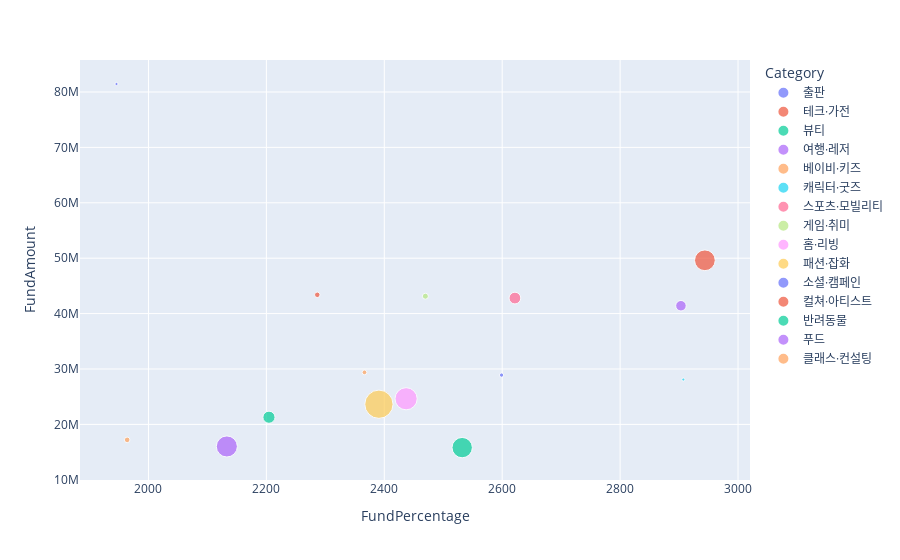
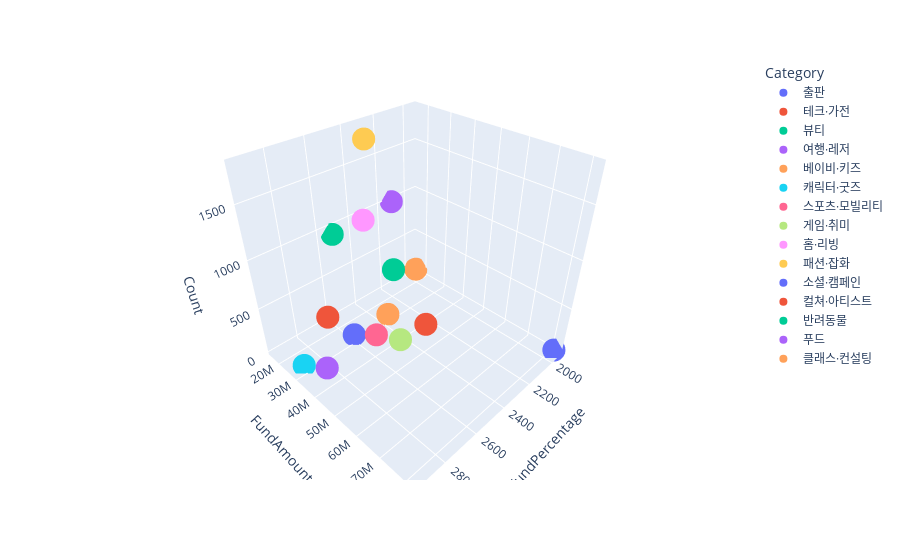

The cell these charts' notebook holds for them, in order:
### Markdown cell above
이제 유의미한 차이가 없다.

&(7.14) https://blog.revolutionanalytics.com/2017/05/the-datasaurus-dozen.html
* 조그만 차이에도 상관관계 등이 매우 큰 차이를 보인다면, 부주의한 데이터 분석은 완전히 잘못된 결과를 보여줄 수 있다.
* 그렇다면, 다른 사람의 데이터 분석을 어떻게 검증하고 신뢰할 수 있을까?

&(7.14) 다양한 데이터 분석 시도가 필요하다면, 그 중 무엇을 어떻게 선택하는가?

### Code cell
df["Count"] = df["Category"].map(dict_category_count)

fig = px.scatter(df, x="FundPercentage", y="FundAmount", color="Category", size="Count")
fig.show()

fig = px.scatter_3d(df, x="FundPercentage", y="FundAmount", z="Count", color="Category")
fig.show()

### Figure 1 — Plotly figure (JSON) as saved in the notebook; plotly's stock layout.template omitted (floating-point values rounded to 4 significant figures)
{"data": [{"hovertemplate": "Category=출판<br>FundPercentage=%{x}<br>FundAmount=%{y}<br>Count=%{marker.size}<extra></extra>", "legendgroup": "출판", "marker": {"color": "#636efa", "size": [41], "sizemode": "area", "sizeref": 4.492, "symbol": "circle"}, "mode": "markers", "name": "출판", "orientation": "v", "showlegend": true, "type": "scatter", "x": [2599.0], "xaxis": "x", "y": [28900000.0], "yaxis": "y"}, {"hovertemplate": "Category=테크·가전<br>FundPercentage=%{x}<br>FundAmount=%{y}<br>Count=%{marker.size}<extra></extra>", "legendgroup": "테크·가전", "marker": {"color": "#EF553B", "size": [967], "sizemode": "area", "sizeref": 4.492, "symbol": "circle"}, "mode": "markers", "name": "테크·가전", "orientation": "v", "showlegend": true, "type": "scatter", "x": [2944.0], "xaxis": "x", "y": [49620000.0], "yaxis": "y"}, {"hovertemplate": "Category=뷰티<br>FundPercentage=%{x}<br>FundAmount=%{y}<br>Count=%{marker.size}<extra></extra>", "legendgroup": "뷰티", "marker": {"color": "#00cc96", "size": [932], "sizemode": "area", "sizeref": 4.492, "symbol": "circle"}, "mode": "markers", "name": "뷰티", "orientation": "v", "showlegend": true, "type": "scatter", "x": [2532.0], "xaxis": "x", "y": [15810000.0], "yaxis": "y"}, {"hovertemplate": "Category=여행·레저<br>FundPercentage=%{x}<br>FundAmount=%{y}<br>Count=%{marker.size}<extra></extra>", "legendgroup": "여행·레저", "marker": {"color": "#ab63fa", "size": [249], "sizemode": "area", "sizeref": 4.492, "symbol": "circle"}, "mode": "markers", "name": "여행·레저", "orientation": "v", "showlegend": true, "type": "scatter", "x": [2903.0], "xaxis": "x", "y": [41420000.0], "yaxis": "y"}, {"hovertemplate": "Category=베이비·키즈<br>FundPercentage=%{x}<br>FundAmount=%{y}<br>Count=%{marker.size}<extra></extra>", "legendgroup": "베이비·키즈", "marker": {"color": "#FFA15A", "size": [50], "sizemode": "area", "sizeref": 4.492, "symbol": "circle"}, "mode": "markers", "name": "베이비·키즈", "orientation": "v", "showlegend": true, "type": "scatter", "x": [2366.0], "xaxis": "x", "y": [29400000.0], "yaxis": "y"}, {"hovertemplate": "Category=캐릭터·굿즈<br>FundPercentage=%{x}<br>FundAmount=%{y}<br>Count=%{marker.size}<extra></extra>", "legendgroup": "캐릭터·굿즈", "marker": {"color": "#19d3f3", "size": [21], "sizemode": "area", "sizeref": 4.492, "symbol": "circle"}, "mode": "markers", "name": "캐릭터·굿즈", "orientation": "v", "showlegend": true, "type": "scatter", "x": [2907.0], "xaxis": "x", "y": [28100000.0], "yaxis": "y"}, {"hovertemplate": "Category=스포츠·모빌리티<br>FundPercentage=%{x}<br>FundAmount=%{y}<br>Count=%{marker.size}<extra></extra>", "legendgroup": "스포츠·모빌리티", "marker": {"color": "#FF6692", "size": [310], "sizemode": "area", "sizeref": 4.492, "symbol": "circle"}, "mode": "markers", "name": "스포츠·모빌리티", "orientation": "v", "showlegend": true, "type": "scatter", "x": [2622.0], "xaxis": "x", "y": [42800000.0], "yaxis": "y"}, {"hovertemplate": "Category=게임·취미<br>FundPercentage=%{x}<br>FundAmount=%{y}<br>Count=%{marker.size}<extra></extra>", "legendgroup": "게임·취미", "marker": {"color": "#B6E880", "size": [81], "sizemode": "area", "sizeref": 4.492, "symbol": "circle"}, "mode": "markers", "name": "게임·취미", "orientation": "v", "showlegend": true, "type": "scatter", "x": [2470.0], "xaxis": "x", "y": [43140000.0], "yaxis": "y"}, {"hovertemplate": "Category=홈·리빙<br>FundPercentage=%{x}<br>FundAmount=%{y}<br>Count=%{marker.size}<extra></extra>", "legendgroup": "홈·리빙", "marker": {"color": "#FF97FF", "size": [1104], "sizemode": "area", "sizeref": 4.492, "symbol": "circle"}, "mode": "markers", "name": "홈·리빙", "orientation": "v", "showlegend": true, "type": "scatter", "x": [2437.0], "xaxis": "x", "y": [24630000.0], "yaxis": "y"}, {"hovertemplate": "Category=패션·잡화<br>FundPercentage=%{x}<br>FundAmount=%{y}<br>Count=%{marker.size}<extra></extra>", "legendgroup": "패션·잡화", "marker": {"color": "#FECB52", "size": [1797], "sizemode": "area", "sizeref": 4.492, "symbol": "circle"}, "mode": "markers", "name": "패션·잡화", "orientation": "v", "showlegend": true, "type": "scatter", "x": [2391.0], "xaxis": "x", "y": [23640000.0], "yaxis": "y"}, {"hovertemplate": "Category=소셜·캠페인<br>FundPercentage=%{x}<br>FundAmount=%{y}<br>Count=%{marker.size}<extra></extra>", "legendgroup": "소셜·캠페인", "marker": {"color": "#636efa", "size": [23], "sizemode": "area", "sizeref": 4.492, "symbol": "circle"}, "mode": "markers", "name": "소셜·캠페인", "orientation": "v", "showlegend": true, "type": "scatter", "x": [1946.0], "xaxis": "x", "y": [81440000.0], "yaxis": "y"}, {"hovertemplate": "Category=컬쳐·아티스트<br>FundPercentage=%{x}<br>FundAmount=%{y}<br>Count=%{marker.size}<extra></extra>", "legendgroup": "컬쳐·아티스트", "marker": {"color": "#EF553B", "size": [68], "sizemode": "area", "sizeref": 4.492, "symbol": "circle"}, "mode": "markers", "name": "컬쳐·아티스트", "orientation": "v", "showlegend": true, "type": "scatter", "x": [2286.0], "xaxis": "x", "y": [43390000.0], "yaxis": "y"}, {"hovertemplate": "Category=반려동물<br>FundPercentage=%{x}<br>FundAmount=%{y}<br>Count=%{marker.size}<extra></extra>", "legendgroup": "반려동물", "marker": {"color": "#00cc96", "size": [332], "sizemode": "area", "sizeref": 4.492, "symbol": "circle"}, "mode": "markers", "name": "반려동물", "orientation": "v", "showlegend": true, "type": "scatter", "x": [2204.0], "xaxis": "x", "y": [21290000.0], "yaxis": "y"}, {"hovertemplate": "Category=푸드<br>FundPercentage=%{x}<br>FundAmount=%{y}<br>Count=%{marker.size}<extra></extra>", "legendgroup": "푸드", "marker": {"color": "#ab63fa", "size": [996], "sizemode": "area", "sizeref": 4.492, "symbol": "circle"}, "mode": "markers", "name": "푸드", "orientation": "v", "showlegend": true, "type": "scatter", "x": [2133.0], "xaxis": "x", "y": [16010000.0], "yaxis": "y"}, {"hovertemplate": "Category=클래스·컨설팅<br>FundPercentage=%{x}<br>FundAmount=%{y}<br>Count=%{marker.size}<extra></extra>", "legendgroup": "클래스·컨설팅", "marker": {"color": "#FFA15A", "size": [70], "sizemode": "area", "sizeref": 4.492, "symbol": "circle"}, "mode": "markers", "name": "클래스·컨설팅", "orientation": "v", "showlegend": true, "type": "scatter", "x": [1964.0], "xaxis": "x", "y": [17210000.0], "yaxis": "y"}], "layout": {"legend": {"itemsizing": "constant", "title": {"text": "Category"}, "tracegroupgap": 0}, "margin": {"t": 60}, "xaxis": {"anchor": "y", "domain": [0, 1], "title": {"text": "FundPercentage"}}, "yaxis": {"anchor": "x", "domain": [0, 1], "title": {"text": "FundAmount"}}}}

### Figure 2 — Plotly figure (JSON) as saved in the notebook; plotly's stock layout.template omitted (floating-point values rounded to 4 significant figures)
{"data": [{"hovertemplate": "Category=출판<br>FundPercentage=%{x}<br>FundAmount=%{y}<br>Count=%{z}<extra></extra>", "legendgroup": "출판", "marker": {"color": "#636efa", "symbol": "circle"}, "mode": "markers", "name": "출판", "scene": "scene", "showlegend": true, "type": "scatter3d", "x": [2599.0], "y": [28900000.0], "z": [41]}, {"hovertemplate": "Category=테크·가전<br>FundPercentage=%{x}<br>FundAmount=%{y}<br>Count=%{z}<extra></extra>", "legendgroup": "테크·가전", "marker": {"color": "#EF553B", "symbol": "circle"}, "mode": "markers", "name": "테크·가전", "scene": "scene", "showlegend": true, "type": "scatter3d", "x": [2944.0], "y": [49620000.0], "z": [967]}, {"hovertemplate": "Category=뷰티<br>FundPercentage=%{x}<br>FundAmount=%{y}<br>Count=%{z}<extra></extra>", "legendgroup": "뷰티", "marker": {"color": "#00cc96", "symbol": "circle"}, "mode": "markers", "name": "뷰티", "scene": "scene", "showlegend": true, "type": "scatter3d", "x": [2532.0], "y": [15810000.0], "z": [932]}, {"hovertemplate": "Category=여행·레저<br>FundPercentage=%{x}<br>FundAmount=%{y}<br>Count=%{z}<extra></extra>", "legendgroup": "여행·레저", "marker": {"color": "#ab63fa", "symbol": "circle"}, "mode": "markers", "name": "여행·레저", "scene": "scene", "showlegend": true, "type": "scatter3d", "x": [2903.0], "y": [41420000.0], "z": [249]}, {"hovertemplate": "Category=베이비·키즈<br>FundPercentage=%{x}<br>FundAmount=%{y}<br>Count=%{z}<extra></extra>", "legendgroup": "베이비·키즈", "marker": {"color": "#FFA15A", "symbol": "circle"}, "mode": "markers", "name": "베이비·키즈", "scene": "scene", "showlegend": true, "type": "scatter3d", "x": [2366.0], "y": [29400000.0], "z": [50]}, {"hovertemplate": "Category=캐릭터·굿즈<br>FundPercentage=%{x}<br>FundAmount=%{y}<br>Count=%{z}<extra></extra>", "legendgroup": "캐릭터·굿즈", "marker": {"color": "#19d3f3", "symbol": "circle"}, "mode": "markers", "name": "캐릭터·굿즈", "scene": "scene", "showlegend": true, "type": "scatter3d", "x": [2907.0], "y": [28100000.0], "z": [21]}, {"hovertemplate": "Category=스포츠·모빌리티<br>FundPercentage=%{x}<br>FundAmount=%{y}<br>Count=%{z}<extra></extra>", "legendgroup": "스포츠·모빌리티", "marker": {"color": "#FF6692", "symbol": "circle"}, "mode": "markers", "name": "스포츠·모빌리티", "scene": "scene", "showlegend": true, "type": "scatter3d", "x": [2622.0], "y": [42800000.0], "z": [310]}, {"hovertemplate": "Category=게임·취미<br>FundPercentage=%{x}<br>FundAmount=%{y}<br>Count=%{z}<extra></extra>", "legendgroup": "게임·취미", "marker": {"color": "#B6E880", "symbol": "circle"}, "mode": "markers", "name": "게임·취미", "scene": "scene", "showlegend": true, "type": "scatter3d", "x": [2470.0], "y": [43140000.0], "z": [81]}, {"hovertemplate": "Category=홈·리빙<br>FundPercentage=%{x}<br>FundAmount=%{y}<br>Count=%{z}<extra></extra>", "legendgroup": "홈·리빙", "marker": {"color": "#FF97FF", "symbol": "circle"}, "mode": "markers", "name": "홈·리빙", "scene": "scene", "showlegend": true, "type": "scatter3d", "x": [2437.0], "y": [24630000.0], "z": [1104]}, {"hovertemplate": "Category=패션·잡화<br>FundPercentage=%{x}<br>FundAmount=%{y}<br>Count=%{z}<extra></extra>", "legendgroup": "패션·잡화", "marker": {"color": "#FECB52", "symbol": "circle"}, "mode": "markers", "name": "패션·잡화", "scene": "scene", "showlegend": true, "type": "scatter3d", "x": [2391.0], "y": [23640000.0], "z": [1797]}, {"hovertemplate": "Category=소셜·캠페인<br>FundPercentage=%{x}<br>FundAmount=%{y}<br>Count=%{z}<extra></extra>", "legendgroup": "소셜·캠페인", "marker": {"color": "#636efa", "symbol": "circle"}, "mode": "markers", "name": "소셜·캠페인", "scene": "scene", "showlegend": true, "type": "scatter3d", "x": [1946.0], "y": [81440000.0], "z": [23]}, {"hovertemplate": "Category=컬쳐·아티스트<br>FundPercentage=%{x}<br>FundAmount=%{y}<br>Count=%{z}<extra></extra>", "legendgroup": "컬쳐·아티스트", "marker": {"color": "#EF553B", "symbol": "circle"}, "mode": "markers", "name": "컬쳐·아티스트", "scene": "scene", "showlegend": true, "type": "scatter3d", "x": [2286.0], "y": [43390000.0], "z": [68]}, {"hovertemplate": "Category=반려동물<br>FundPercentage=%{x}<br>FundAmount=%{y}<br>Count=%{z}<extra></extra>", "legendgroup": "반려동물", "marker": {"color": "#00cc96", "symbol": "circle"}, "mode": "markers", "name": "반려동물", "scene": "scene", "showlegend": true, "type": "scatter3d", "x": [2204.0], "y": [21290000.0], "z": [332]}, {"hovertemplate": "Category=푸드<br>FundPercentage=%{x}<br>FundAmount=%{y}<br>Count=%{z}<extra></extra>", "legendgroup": "푸드", "marker": {"color": "#ab63fa", "symbol": "circle"}, "mode": "markers", "name": "푸드", "scene": "scene", "showlegend": true, "type": "scatter3d", "x": [2133.0], "y": [16010000.0], "z": [996]}, {"hovertemplate": "Category=클래스·컨설팅<br>FundPercentage=%{x}<br>FundAmount=%{y}<br>Count=%{z}<extra></extra>", "legendgroup": "클래스·컨설팅", "marker": {"color": "#FFA15A", "symbol": "circle"}, "mode": "markers", "name": "클래스·컨설팅", "scene": "scene", "showlegend": true, "type": "scatter3d", "x": [1964.0], "y": [17210000.0], "z": [70]}], "layout": {"legend": {"title": {"text": "Category"}, "tracegroupgap": 0}, "margin": {"t": 60}, "scene": {"domain": {"x": [0, 1], "y": [0, 1]}, "xaxis": {"title": {"text": "FundPercentage"}}, "yaxis": {"title": {"text": "FundAmount"}}, "zaxis": {"title": {"text": "Count"}}}}}
